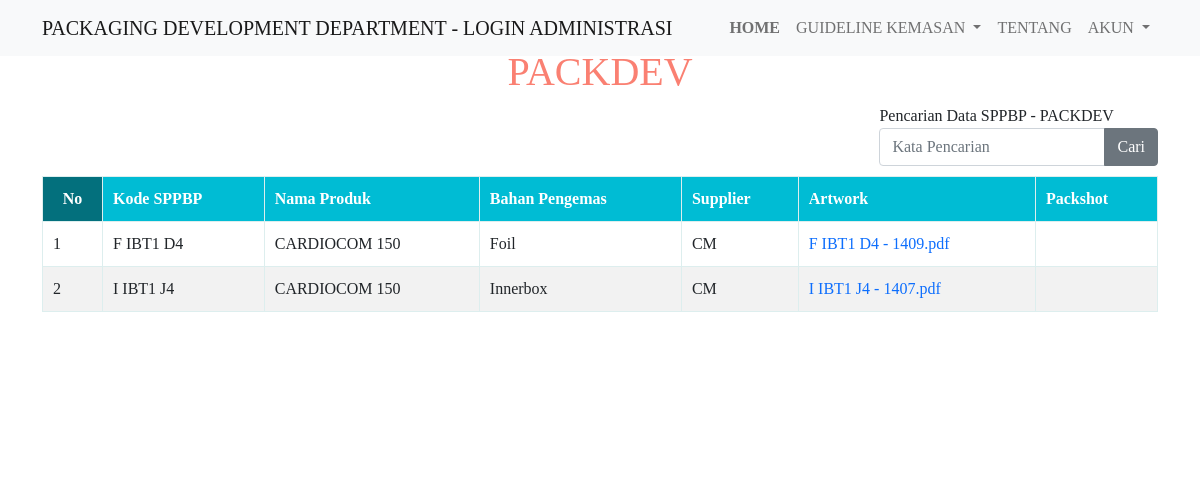
The page /page/admin/sppbp/data-sppbp.php (signed in) on the database as committed earlier.
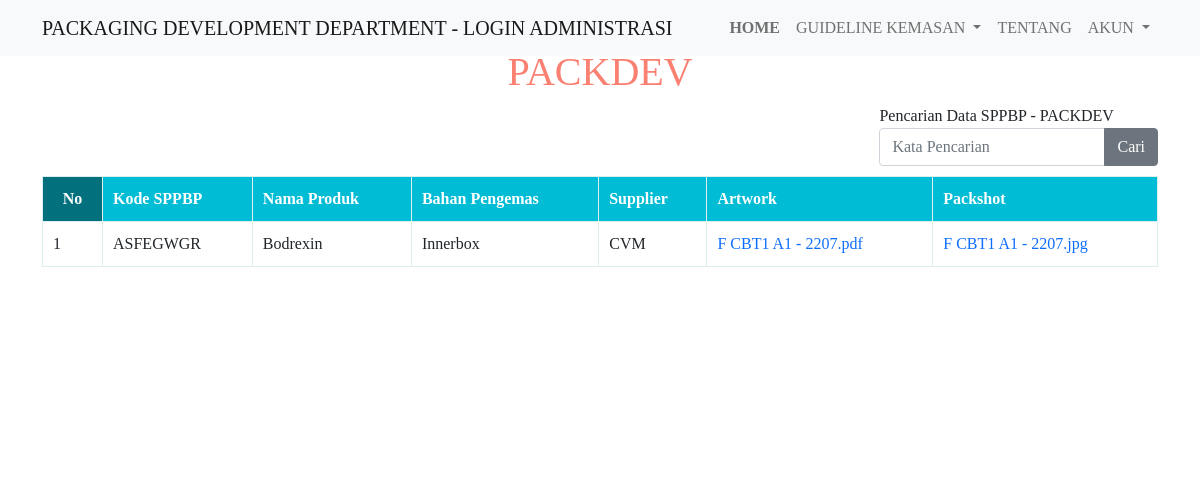
The same page on the database as committed later.
### tables this page shows
CREATE TABLE `tb_sppbp` (
  `kd_sppbp` varchar(20) NOT NULL,
  `tanggal` date NOT NULL,
  `nik` int(8) NOT NULL,
  `kd_produk` varchar(20) NOT NULL,
  `penyimpanan` varchar(50) NOT NULL,
  `metode_pemeriksaan` varchar(100) NOT NULL,
  `material` varchar(100) NOT NULL,
  `teks` varchar(100) NOT NULL,
  `warna` varchar(100) NOT NULL,
  `bobot` varchar(100) NOT NULL,
  `ukuran` varchar(100) NOT NULL,
  `kerekatan_lem` varchar(100) NOT NULL,
  `kondisi_lockbottom` varchar(100) NOT NULL,
  `abrasi_test` varchar(100) NOT NULL,
  `kondisi_pengemas` text NOT NULL,
  `prosedur_pemeriksaan` varchar(100) NOT NULL,
  `penyimpangan_kritis` varchar(50) NOT NULL,
  `penyimpangan_major` varchar(100) NOT NULL,
  `penyimpangan_minor` varchar(100) NOT NULL,
  PRIMARY KEY (`kd_sppbp`),
  KEY `nik` (`nik`),
  KEY `kd_produk` (`kd_produk`),
  CONSTRAINT `tb_sppbp_ibfk_1` FOREIGN KEY (`nik`) REFERENCES `tb_karyawan` (`nik`),
  CONSTRAINT `tb_sppbp_ibfk_2` FOREIGN KEY (`kd_produk`) REFERENCES `tb_produk` (`kd_produk`)
);

CREATE TABLE `tb_produk` (
  `kd_produk` varchar(20) NOT NULL,
  `nama_produk` varchar(100) NOT NULL,
  `bentuk_sediaan` varchar(100) NOT NULL,
  `kategori_produk` varchar(20) NOT NULL,
  `bahan_kemas` varchar(50) NOT NULL,
  `artwork` varchar(160) NOT NULL,
  `gambar` varchar(160) DEFAULT NULL,
  `kd_supplier` varchar(10) NOT NULL,
  PRIMARY KEY (`kd_produk`),
  KEY `kd_supplier` (`kd_supplier`),
  CONSTRAINT `tb_produk_ibfk_1` FOREIGN KEY (`kd_supplier`) REFERENCES `tb_supplier` (`kd_supplier`) ON DELETE CASCADE ON UPDATE CASCADE
);

### page/admin/sppbp/data-sppbp.php (the view, shortened to what this page needs)
<!DOCTYPE html>
<html>
<head>
  <link rel="stylesheet" type="text/css" href="../../../style/style-idsup11.css">
  <link href="https://cdn.jsdelivr.net/npm/bootstrap@5.0.0-beta1/dist/css/bootstrap.min.css" rel="stylesheet">
</head>
<body>
  <header>
    <center>
      <h1>LIST SPPBP YANG SUDAH DI INPUT KE SISTEM INFORMASI PACKDEV</h1>
    </center>
  </header>
  <nav class="navbar navbar-expand-lg navbar-light bg-light fixed-top" id="mainNav">
    <div class="container">
      <a class="navbar-brand" href="#page-top">PACKAGING DEVELOPMENT DEPARTMENT - LOGIN <?php echo strtoupper($_SESSION['level']); ?></a>
      <div class="collapse navbar-collapse justify-content-end" id="navbarNav">
        <ul class="navbar-nav navbar-nav ml-auto">
          <li class="nav-item active">
            <a class="nav-link js-scroll-trigger" aria-current="page" href="../../../page/admin/menu-utama-admin.php"><strong>HOME</strong></a>
          </li>
          <li class="nav-item dropdown">
            <a class="nav-link dropdown-toggle" href="#akun" id="navbarDropdown" role="button" data-bs-toggle="dropdown" aria-expanded="false">
              GUIDELINE KEMASAN
            </a>
          </li>
          <li class="nav-item">
            <a class="nav-link js-scroll-trigger" href="../../../page/admin/tentang.php">TENTANG</a>
          </li>
          <li class="nav-item dropdown">
            <a class="nav-link dropdown-toggle" href="#akun" id="navbarDropdown" role="button" data-bs-toggle="dropdown" aria-expanded="false">
              AKUN
            </a>
          </li>
        </ul>
      </div>
    </div>
  </nav>
  <div class="container">
    <div class="d-flex justify-content-between w-100 align-items-end">
      <div>
        <form method="GET">
          <label>Pencarian Data SPPBP - PACKDEV</label>
          <div class="input-group">
            <input type="text" name="kata_cari" value="<?php if (isset($_GET['kata_cari'])) {
                                                          echo $_GET['kata_cari'];
                                                        } ?>" class="form-control" placeholder="Kata Pencarian" />
            <button class="btn btn-secondary input-group-text" type="submit">Cari</button>
          </div>
        </form>
      </div>
    </div>
    <div class="table-box">
      <table>
        <thead>
          <tr>
            <th>No</th>
            <th>Kode SPPBP</th>
            <th>Nama Produk</th>
            <th>Bahan Pengemas</th>
            <th>Supplier</th>
            <th>Artwork</th>
            <th>Packshot</th>
          </tr>
        </thead>
        <tbody>
          <?php
          include("../../../system/koneksi.php");
          $no_urut = 0;
          if (isset($_GET['kata_cari'])) {
            $kata_cari = $_GET['kata_cari'];
            $query = "SELECT * FROM tb_sppbp inner join tb_produk on tb_produk.kd_produk = tb_sppbp.kd_produk WHERE kd_sppbp like '%" . $kata_cari . "%' OR nama_produk like '%" . $kata_cari . "%' ORDER BY kd_sppbp ASC";
          } else {
            $query = "SELECT * FROM tb_sppbp inner join tb_produk on tb_produk.kd_produk = tb_sppbp.kd_produk ORDER BY kd_sppbp ASC";
          }
          $result = mysqli_query($db, $query);
          while ($sppbp = mysqli_fetch_assoc($result)) {
            $no_urut++;
            echo "<tr>";
            echo "<td>" . $no_urut . "</td>";
            echo "<td>" . $sppbp['kd_sppbp'] . "</td>";
            echo "<td>" . $sppbp['nama_produk'] . "</td>";
            echo "<td>" . $sppbp['bahan_kemas'] . "</td>";
            echo "<td>" . $sppbp['kd_supplier'] . "</td>";
            echo "<td><a class='text-decoration-none' href='../produk/tampil-pdf.php?kd_produk=" . $sppbp['kd_produk'] . "'>" . $sppbp['artwork'] . "</a></td>";
            echo "<td><a class='text-decoration-none' href='../produk/tampil-gambar.php?kd_produk=" . $sppbp['kd_produk'] . "'>" . $sppbp['gambar'] . "</a></td>";
            echo "</tr>";
          }
          ?>
        </tbody>
      </table>
</body>
</html>

Rows that differ between the two databases and show on the page:
removed tb_sppbp: kd_sppbp "F IBT1 D4", kd_produk.nama_produk "CARDIOCOM 150", kd_produk.bahan_kemas "Foil", kd_produk.kd_supplier "CM", kd_produk.artwork "F IBT1 D4 - 1409.pdf"
removed tb_sppbp: kd_sppbp "I IBT1 J4", kd_produk.nama_produk "CARDIOCOM 150", kd_produk.bahan_kemas "Innerbox", kd_produk.kd_supplier "CM", kd_produk.artwork "I IBT1 J4 - 1407.pdf"
added tb_sppbp: kd_sppbp "ASFEGWGR", kd_produk.nama_produk "Bodrexin", kd_produk.bahan_kemas "Innerbox", kd_produk.kd_supplier "CVM", kd_produk.artwork "F CBT1 A1 - 2207.pdf", kd_produk.gambar "F CBT1 A1 - 2207.jpg"
